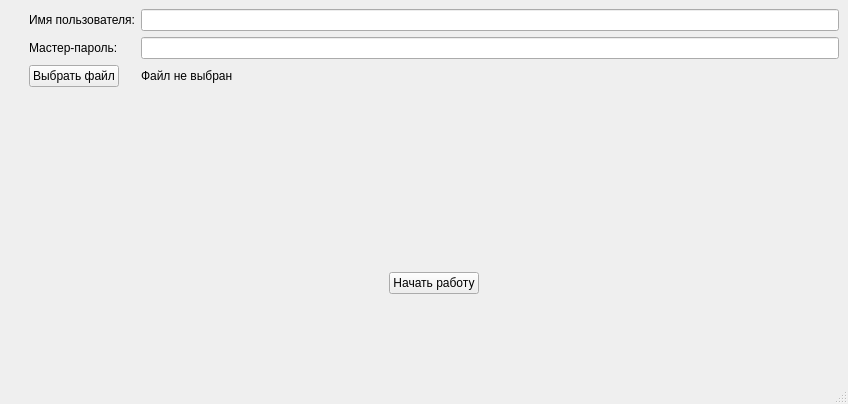
<?xml version="1.0" encoding="UTF-8"?>
<ui version="4.0">
 <class>MainWindow</class>
 <widget class="QMainWindow" name="MainWindow">
  <property name="geometry">
   <rect>
    <x>0</x>
    <y>0</y>
    <width>848</width>
    <height>404</height>
   </rect>
  </property>
  <property name="windowTitle">
   <string>MainWindow</string>
  </property>
  <widget class="QWidget" name="centralwidget">
   <layout class="QGridLayout" name="gridLayout">
    <item row="2" column="1">
     <layout class="QFormLayout" name="credentialsLayout">
      <item row="1" column="0">
       <widget class="QLabel" name="usernameLabel">
        <property name="text">
         <string>Имя пользователя:</string>
        </property>
       </widget>
      </item>
      <item row="1" column="1">
       <widget class="QLineEdit" name="usernameLineEdit"/>
      </item>
      <item row="2" column="0">
       <widget class="QLabel" name="masterpasswordLabel">
        <property name="text">
         <string>Мастер-пароль:</string>
        </property>
       </widget>
      </item>
      <item row="2" column="1">
       <widget class="QLineEdit" name="masterpasswordLineEdit"/>
      </item>
      <item row="4" column="0">
       <widget class="QPushButton" name="OpenFileButton">
        <property name="text">
         <string>Выбрать файл</string>
        </property>
       </widget>
      </item>
      <item row="4" column="1">
       <widget class="QLabel" name="openFileLabel">
        <property name="text">
         <string>Файл не выбран</string>
        </property>
       </widget>
      </item>
     </layout>
    </item>
    <item row="2" column="0">
     <spacer name="verticalSpacer">
      <property name="orientation">
       <enum>Qt::Vertical</enum>
      </property>
      <property name="sizeHint" stdset="0">
       <size>
        <width>20</width>
        <height>40</height>
       </size>
      </property>
     </spacer>
    </item>
    <item row="3" column="0">
     <spacer name="verticalSpacer_3">
      <property name="orientation">
       <enum>Qt::Vertical</enum>
      </property>
      <property name="sizeHint" stdset="0">
       <size>
        <width>20</width>
        <height>40</height>
       </size>
      </property>
     </spacer>
    </item>
    <item row="3" column="1">
     <layout class="QGridLayout" name="gridLayout_2">
      <item row="0" column="0">
       <widget class="QPushButton" name="startButton">
        <property name="sizePolicy">
         <sizepolicy hsizetype="Fixed" vsizetype="Fixed">
          <horstretch>0</horstretch>
          <verstretch>0</verstretch>
         </sizepolicy>
        </property>
        <property name="text">
         <string>Начать работу</string>
        </property>
       </widget>
      </item>
     </layout>
    </item>
   </layout>
  </widget>
  <widget class="QMenuBar" name="menubar">
   <property name="geometry">
    <rect>
     <x>0</x>
     <y>0</y>
     <width>848</width>
     <height>23</height>
    </rect>
   </property>
  </widget>
  <widget class="QStatusBar" name="statusbar"/>
 </widget>
 <resources/>
 <connections/>
</ui>
